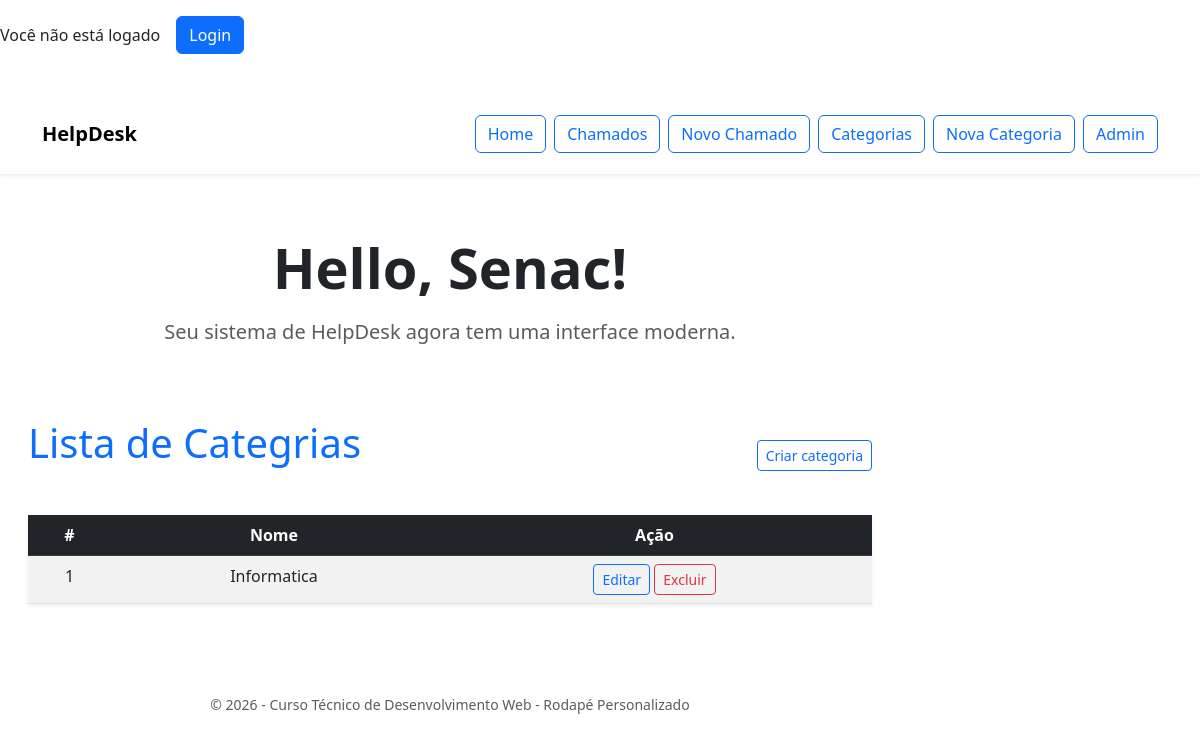
Before: /listar-categorias with the older database file.
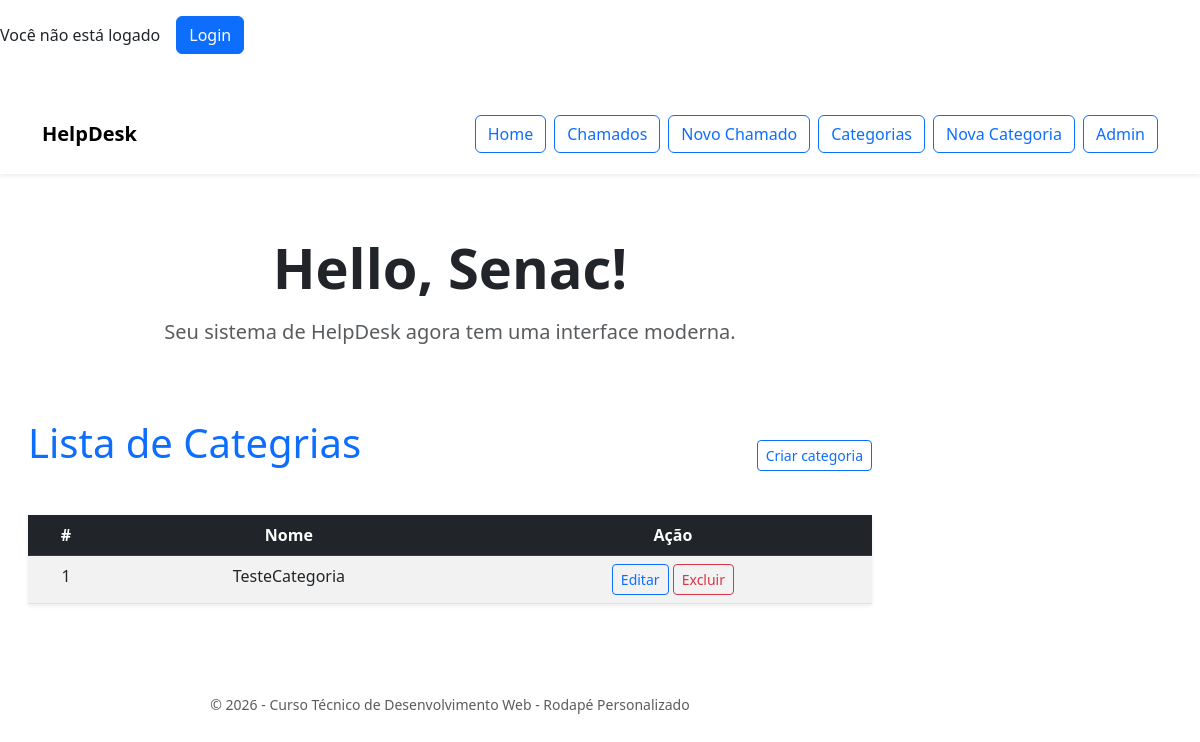
After: the same page with the newer database file.
### core/models.py (models this page shows, shortened)
class Categoria(models.Model):
    nome = models.CharField(max_length=100)
    data_criacao = models.DateTimeField(auto_now_add=True)

### core/views.py (the view)
# urls.py: path('listar-categorias', ListarCategoriasView.as_view(), name='listar-categorias'),
class ListarCategoriasView(ListView):
    model = Categoria
    template_name = 'core/listar_categorias.html'
    context_object_name = 'categorias'

### core/templates/core/listar_categorias.html
{% extends "core/base.html" %}
{% block content %}
<div class="container py-5">
    <div class="d-flex justify-content-between align-items-center mb-4">
        <h1 class="text-primary mb-4">Lista de Categrias</h1>
        <a href="/nova-categoria" class="btn btn-sm btn-outline-primary">Criar categoria</a>
    </div>
    <table class="table table-striped table-hover shadow-sm bg-white">
        <thead class="table-dark">
            <tr>
                <th>#</th>
                <th>Nome</th>
                <th>Ação</th>
            </tr>
        </thead>
        <tbody>
            {% for categoria in categorias %}
            <tr>
                <td>{{ categoria.id }}</td>
                <td>{{ categoria.nome }}</td>
                <td>
                    <a href="{% url 'editar-categoria' categoria.id %}" class="btn btn-sm btn-outline-primary">
                        Editar
                    </a>
                    <a href="{% url 'excluir-categoria' categoria.id %}" class="btn btn-sm btn-outline-danger"
                        onclick="return confirm('Tem certeza que deseja apagar?')">Excluir</a>
                </td>
            </tr>
            {% endfor %}
        </tbody>
    </table>
</div>
{% endblock %}

Changed rows visible on the page:
changed Categoria id 1: nome "Informatica" → "TesteCategoria"
